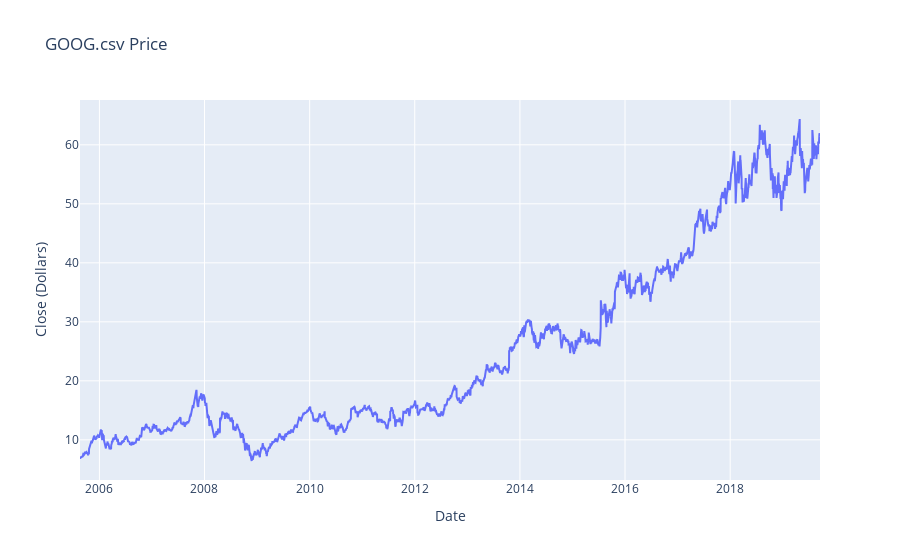

Write notebook code for a chart like this one.
### Code cell
trace = go.Scatter(
    x = df[datetime_name],
    y = df[price_name],
    mode = 'lines',
    name = 'Data'
)
layout = go.Layout(
    title = f'{symbol} Price',
    xaxis = {'title' : "Date"},
    yaxis = {'title' : "Close (Dollars)"}
)
fig = go.Figure(data=[trace], layout=layout)
fig.show()

### Figure 1 — Plotly figure (JSON) as saved in the notebook; plotly's stock layout.template omitted (floating-point values rounded to 4 significant figures; data arrays with more than 128 entries replaced by an {"elided": "..."} marker saying what was removed)
{"data": [{"mode": "lines", "name": "Data", "type": "scatter", "x": {"elided": "3543 str values"}, "y": {"elided": "3543 float values"}}], "layout": {"title": {"text": "GOOG.csv Price"}, "xaxis": {"title": {"text": "Date"}}, "yaxis": {"title": {"text": "Close (Dollars)"}}}}
